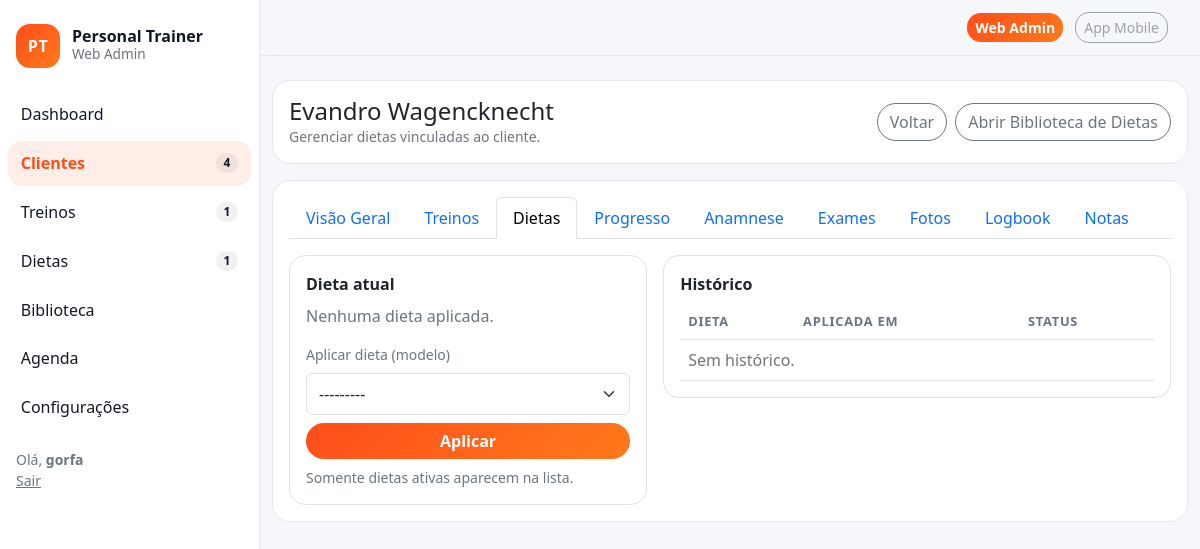
/crm/4/dietas/ (signed in), run on an earlier commit of the app's database.
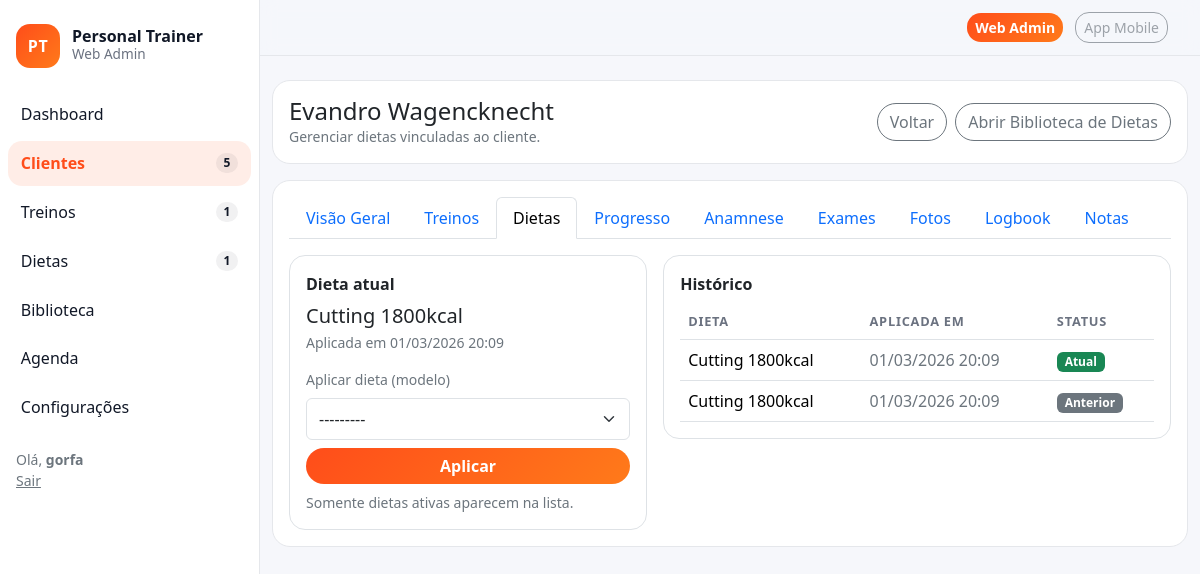
And on a later commit of the database.
### crm/models.py (models this page shows, shortened)
class Client(models.Model):
    class Status(models.TextChoices):
        ACTIVE = "active", "Ativo"
        PAUSED = "paused", "Pausado"
        ARCHIVED = "archived", "Arquivado"
    full_name = models.CharField("Nome", max_length=160)
    age = models.PositiveIntegerField("Idade", default=0)
    weight_kg = models.DecimalField("Peso (kg)", max_digits=5, decimal_places=1, default=0)
    height_m = models.DecimalField("Altura (m)", max_digits=4, decimal_places=2, default=0)
    status = models.CharField(max_length=16, choices=Status.choices, default=Status.ACTIVE)
    plan = models.ForeignKey(Plan, on_delete=models.SET_NULL, null=True, blank=True)
    last_activity_at = models.DateField("Última atividade", null=True, blank=True)
    created_at = models.DateTimeField(auto_now_add=True)

### diets/models.py (models this page shows)
class ClientDiet(models.Model):
    client = models.ForeignKey(Client, on_delete=models.CASCADE, related_name="diets")
    plan = models.ForeignKey(DietPlan, on_delete=models.PROTECT)
    applied_at = models.DateTimeField(auto_now_add=True)
    is_current = models.BooleanField(default=True)

class DietPlan(models.Model):
    name = models.CharField(max_length=120)
    total_kcal = models.PositiveIntegerField(default=0)
    is_active = models.BooleanField(default=True)
    def __str__(self) -> str:
        return self.name

### crm/views.py (the view, shortened to what this page needs)
# urls.py: path("<int:pk>/dietas/", views.ClientDietsView.as_view(), name="client_diets"),
class ClientDietsView(LoginRequiredMixin, TemplateView):
    template_name = "crm/client_diets.html"
    def get_client(self):
        return get_object_or_404(Client, pk=self.kwargs["pk"])
    def get_context_data(self, **kwargs):
        ctx = super().get_context_data(**kwargs)
        client = self.get_client()
        ctx["client"] = client
        ctx["current_diet"] = client.diets.select_related("plan").filter(is_current=True).first()
        ctx["history"] = client.diets.select_related("plan").order_by("-applied_at")[:20]
        ctx["plans"] = DietPlan.objects.filter(is_active=True).order_by("name")
        ctx["form"] = ApplyDietForm()
        ctx["active_tab"] = "dietas"
        return ctx

### diets/forms.py
class ApplyDietForm(forms.ModelForm):
    class Meta:
        model = ClientDiet
        fields = ["plan"]
    def __init__(self, *args, **kwargs):
        super().__init__(*args, **kwargs)
        self.fields["plan"].queryset = DietPlan.objects.filter(is_active=True).order_by("name")

### core/context_processors.py (called while the page is built)
def nav_counts(request):
    try:
        return {
            "nav_clients_count": Client.objects.filter(status=Client.Status.ACTIVE).count(),
            "nav_workouts_today": WorkoutPlan.objects.filter(is_active=True).count(),
            "nav_diets_active": DietPlan.objects.filter(is_active=True).count(),
            "nav_alerts_count": Alert.objects.filter(is_open=True).count(),
        }
    except Exception:
        return {"nav_clients_count": 0, "nav_workouts_today": 0, "nav_diets_active": 0, "nav_alerts_count": 0}

### crm/templates/crm/client_diets.html (shortened to what this page needs)
{% extends "base.html" %}
{% block content %}
<div class="card mb-3">
  <div class="card-body d-flex align-items-center justify-content-between flex-wrap gap-3">
    <div>
      <h1 class="h4 mb-0">{{ client.full_name }}</h1>
      <div class="text-secondary small">Gerenciar dietas vinculadas ao cliente.</div>
    </div>
    <div class="d-flex gap-2">
      <a class="btn btn-outline-secondary btn-pill" href="{% url 'crm:client_detail' client.pk %}">Voltar</a>
      <a class="btn btn-outline-secondary btn-pill" href="{% url 'diets:diet_list' %}">Abrir Biblioteca de Dietas</a>
    </div>
  </div>
</div>
<div class="card">
  <div class="card-body">
    {% include "crm/_client_tabs.html" with client=client active_tab=active_tab %}
    <div class="row g-3">
      <div class="col-12 col-lg-5">
        <div class="p-3 border rounded-4">
          <div class="fw-bold mb-2">Dieta atual</div>
          <div class="mb-3">
            {% if current_diet %}
              <div class="h5 mb-1">{{ current_diet.plan.name }}</div>
              <div class="text-secondary small">Aplicada em {{ current_diet.applied_at|date:"d/m/Y H:i" }}</div>
            {% else %}
              <div class="text-secondary">Nenhuma dieta aplicada.</div>
            {% endif %}
          </div>
          <form method="post" class="d-flex flex-column gap-2">
            <label class="small text-secondary">Aplicar dieta (modelo)</label>
            {{ form.plan }}
            <button class="btn btn-brand btn-pill" type="submit">Aplicar</button>
            <div class="small text-secondary">Somente dietas ativas aparecem na lista.</div>
          </form>
        </div>
      </div>
      <div class="col-12 col-lg-7">
        <div class="p-3 border rounded-4">
          <div class="fw-bold mb-2">Histórico</div>
          <div class="table-responsive">
            <table class="table align-middle mb-0">
              <thead>
                <tr>
                  <th>Dieta</th>
                  <th>Aplicada em</th>
                  <th>Status</th>
                </tr>
              </thead>
              <tbody>
                {% for it in history %}
                  <tr>
                    <td>{{ it.plan.name }}</td>
                    <td class="text-secondary">{{ it.applied_at|date:"d/m/Y H:i" }}</td>
                    <td>
                      {% if it.is_current %}
                        <span class="badge text-bg-success">Atual</span>
                      {% else %}
                        <span class="badge text-bg-secondary">Anterior</span>
                      {% endif %}
                    </td>
                  </tr>
                {% empty %}
                  <tr><td colspan="3" class="text-secondary">Sem histórico.</td></tr>
                {% endfor %}
              </tbody>
            </table>
          </div>
        </div>
      </div>
    </div>
  </div>
</div>
{% endblock %}

### templates/base.html (shortened to what this page needs)
{% load static %}
<!doctype html>
<html lang="pt-br">
<head>
  <link href="https://cdn.jsdelivr.net/npm/bootstrap@5.3.3/dist/css/bootstrap.min.css" rel="stylesheet">
  <link href="{% static 'css/theme.css' %}" rel="stylesheet">
</head>
<body class="app-body">
  <div class="app-shell">
    <aside class="app-sidebar">
      <div class="px-3 py-4">
        <div class="brand">
          <div class="brand-mark">PT</div>
          <div class="brand-name">
            <div class="brand-title">Personal Trainer</div>
            <div class="brand-sub">Web Admin</div>
          </div>
        </div>
      </div>
      <nav class="nav flex-column px-2">
        <a class="nav-link {% if request.resolver_match.url_name == 'dashboard' %}active{% endif %}"
           href="{% url 'dashboard' %}">
          <span>Dashboard</span>
        </a>
        <a class="nav-link {% if request.path|slice:':5' == '/crm/' %}active{% endif %}"
           href="{% url 'crm:client_list' %}">
          <span>Clientes</span>
          <span class="badge badge-metric">{{ nav_clients_count }}</span>
        </a>
        <a class="nav-link {% if request.path|slice:':9' == '/treinos/' %}active{% endif %}"
           href="{% url 'workouts:workout_list' %}">
          <span>Treinos</span>
          <span class="badge badge-metric">{{ nav_workouts_today }}</span>
        </a>
        <a class="nav-link {% if request.path|slice:':8' == '/dietas/' %}active{% endif %}"
           href="{% url 'diets:diet_list' %}">
          <span>Dietas</span>
          <span class="badge badge-metric">{{ nav_diets_active }}</span>
        </a>
        <a class="nav-link {% if request.path|slice:':12' == '/biblioteca/' %}active{% endif %}"
           href="{% url 'library:exercises' %}">
          <span>Biblioteca</span>
        </a>
        <a class="nav-link {% if request.path|slice:':10' == '/agenda/' %}active{% endif %}"
           href="{% url 'agenda:calendar' %}">
          <span>Agenda</span>
        </a>
        <a class="nav-link {% if request.path|slice:':10' == '/anamnese/' %}active{% endif %}"
           href="{% url 'anamnesis:builder' %}">
          <span>Configurações</span>
        </a>
        <div class="mt-3 px-2 small text-secondary">
          {% if request.user.is_authenticated %}
            Olá, <strong>{{ request.user.get_short_name|default:request.user.username }}</strong><br>
            <a class="link-secondary" href="{% url 'logout' %}">Sair</a>
          {% else %}
            <a class="link-secondary" href="{% url 'login' %}">Entrar</a>
          {% endif %}
        </div>
      </nav>
    </aside>
    <main class="app-main">
      <header class="app-topbar">
        <div class="container-fluid d-flex align-items-center justify-content-end">
          <div class="topbar-switch ms-auto">
            <a class="btn btn-brand btn-sm me-2" href="/admin/">Web Admin</a>
            <span class="btn btn-outline-secondary btn-sm disabled" aria-disabled="true">App Mobile</span>
          </div>
        </div>
      </header>
      <section class="app-content container-fluid py-4">
        {% block content %}{% endblock %}
      </section>
    </main>
  </div>
</body>
</html>

### crm/templates/crm/_client_tabs.html
<ul class="nav nav-tabs mb-3">
  <li class="nav-item"><a class="nav-link {% if active_tab == 'overview' %}active{% endif %}" href="{% url 'crm:client_detail' client.pk %}">Visão Geral</a></li>
  <li class="nav-item"><a class="nav-link {% if active_tab == 'treinos' %}active{% endif %}" href="{% url 'crm:client_workouts' client.pk %}">Treinos</a></li>
  <li class="nav-item"><a class="nav-link {% if active_tab == 'dietas' %}active{% endif %}" href="{% url 'crm:client_diets' client.pk %}">Dietas</a></li>
  <li class="nav-item"><a class="nav-link {% if active_tab == 'progresso' %}active{% endif %}" href="{% url 'crm:client_progress' client.pk %}">Progresso</a></li>
  <li class="nav-item"><a class="nav-link {% if active_tab == 'anamnese' %}active{% endif %}" href="{% url 'crm:client_anamnesis' client.pk %}">Anamnese</a></li>
  <li class="nav-item"><a class="nav-link {% if active_tab == 'exames' %}active{% endif %}" href="{% url 'crm:client_exams' client.pk %}">Exames</a></li>
  <li class="nav-item"><a class="nav-link {% if active_tab == 'fotos' %}active{% endif %}" href="{% url 'crm:client_photos' client.pk %}">Fotos</a></li>
  <li class="nav-item"><a class="nav-link {% if active_tab == 'logbook' %}active{% endif %}" href="{% url 'crm:client_logbook' client.pk %}">Logbook</a></li>
  <li class="nav-item"><a class="nav-link {% if active_tab == 'notas' %}active{% endif %}" href="{% url 'crm:client_notes' client.pk %}">Notas</a></li>
</ul>

### static/css/theme.css (style rules this page uses)
:root { --brand:#ff4d1a; --brand-2:#ff7a1a; --brand-soft: rgba(255,77,26,.10); --danger:#ff2d55; --bg:#f6f7fb; --text:#111827; --muted:#6b7280; --card:#ffffff; --border:#e5e7eb; --radius:18px; }
* { box-sizing:border-box }
body { font-family: ui-sans-serif, system-ui, -apple-system, Segoe UI, Roboto, Arial, "Apple Color Emoji","Segoe UI Emoji"; }
.app-body { background:var(--bg); color:var(--text); }
.app-shell { display:flex; min-height:100vh; }
.app-sidebar { width:260px; background:#fff; border-right:1px solid var(--border); position:sticky; top:0; height:100vh; }
.brand { display:flex; align-items:center; gap:12px; }
.brand-mark { width:44px; height:44px; border-radius:14px; background:linear-gradient(135deg,var(--brand),var(--brand-2)); color:#fff; display:flex; align-items:center; justify-content:center; font-weight:900; letter-spacing:.5px; }
.brand-title { font-weight:800; line-height:1; }
.brand-sub { color:var(--muted); font-size:.85rem; }
.app-sidebar .nav-link { display:flex; align-items:center; justify-content:space-between; border-radius:14px; padding:.65rem .8rem; color:#111827; margin-bottom:.25rem; }
.app-sidebar .nav-link.active { background:var(--brand-soft); color:var(--brand); font-weight:700; }
.badge-metric { background:rgba(17,24,39,.06); color:#111827; font-weight:700; border-radius:999px; }
.app-main { flex:1; min-width:0; }
.app-topbar { position:sticky; top:0; z-index:10; background:rgba(246,247,251,.9); backdrop-filter: blur(8px); border-bottom:1px solid var(--border); padding:.75rem 0; }
.btn-brand { background:linear-gradient(135deg,var(--brand),var(--brand-2)); border:0; color:#fff; font-weight:800; border-radius:14px; }
.btn-outline-secondary { border-radius:14px; }
.app-content { padding-bottom:40px; }
.card { border:1px solid var(--border); border-radius:var(--radius); }
.table thead th { color:var(--muted); font-weight:800; font-size:.8rem; text-transform:uppercase; letter-spacing:.06em; }
.btn-pill { border-radius:999px; }
.app-topbar { padding: 12px 20px; }
.topbar-switch { margin-left: auto; }

What changed in the data, as far as the page shows it:
added ClientDiet: plan.name "Cutting 1800kcal", applied_at "01/03/2026 20:09", is_current "Atual"
added ClientDiet: plan.name "Cutting 1800kcal", applied_at "01/03/2026 20:09", is_current "Anterior"
Also different on the page:
{{ nav_clients_count }}: "4" → "5"
text no longer shown: "Nenhuma dieta aplicada. Sem histórico."
text now shown: "Aplicada em"
